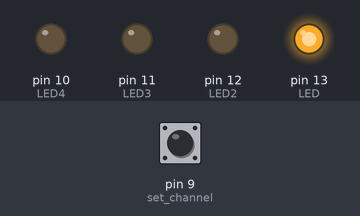
A sketch run on a simulated Arduino Uno, built with avr-gcc and run on an emulated ATmega328P. Parts: output pins drawn as LEDs (lit = HIGH). Inputs (shaded band) come from the test bench; at power-on: pin 9 (set_channel) HIGH. MIDI output is not drawn.

Above: at 1.2 s.
1.3 s: pin 9 (set_channel) pulled LOW for 3.2 s
At 5.0 s:
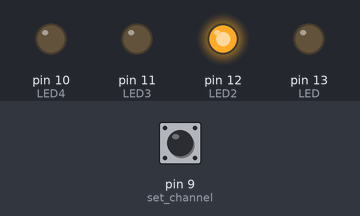
6.0 s: pin 9 (set_channel) pulled LOW for 0.15 s
At 6.3 s:
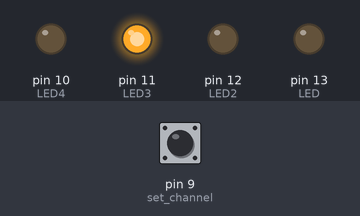
7.6 s: pin 9 (set_channel) pulled LOW for 1 s
At 8.2 s:
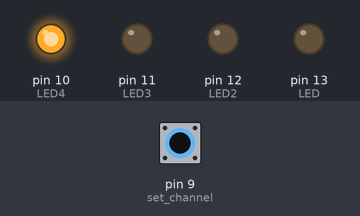
Timing chart, 0 to 10.6 s (numbered marks = the images above; inputs shaded):
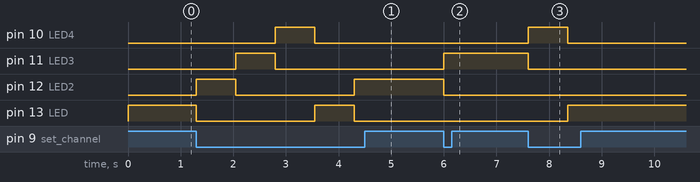

Measured:
- after the input at 1.3 s, pin 10 (LED4): LOW → HIGH after 1.5 s, → LOW 0.75 s later; pin 11 (LED3): LOW → HIGH after 0.75 s, → LOW 0.75 s later; pin 12 (LED2): LOW → HIGH at once, → LOW 0.75 s later, → HIGH 2.3 s later; pin 13 (LED): HIGH → LOW at once, → HIGH 2.3 s later, → LOW 0.75 s later
- after the input at 6.0 s, pin 11 (LED3): LOW → HIGH at once; pin 12 (LED2): HIGH → LOW at once
- after the input at 7.6 s, pin 10 (LED4): LOW → HIGH at once, → LOW 0.75 s later; pin 11 (LED3): HIGH → LOW at once; pin 13 (LED): LOW → HIGH after 0.75 s

The sketch:

filtr_Midi_zmiana_kana__w.ino
```cpp
#include <MIDI.h>   // Add Midi Library

#define LED 13    // Arduino Board LED is on Pin 13
#define LED2 12
#define LED3 11
#define LED4 10
#define set_channel 9

byte channel_value = 1;
byte channel_const = 1;


//Create an instance of the library with default name, serial port and settings
MIDI_CREATE_DEFAULT_INSTANCE();

void setup() {

  pinMode (LED, OUTPUT); // Set Arduino board pin 13 to output
  pinMode (LED2, OUTPUT);
  pinMode (LED3, OUTPUT);
  pinMode (LED4, OUTPUT);

  pinMode (set_channel, INPUT_PULLUP); // set board pin ... to intput

  digitalWrite(LED, HIGH);

MIDI.begin(MIDI_CHANNEL_OMNI); // Initialize the Midi Library.
  // OMNI sets it to listen to all channels.. MIDI.begin(2) would set it
  // to respond to notes on channel 2 only.
MIDI.turnThruOff(); // To polecenie wyłacza automatyczny
  //przesył komunikatów z midiIn na midiOut
MIDI.setHandleNoteOn(MyHandleNoteOn); // This is important!! This command
  // tells the Midi Library which function you want to call when a NOTE ON command
  // is received. In this case it's "MyHandleNoteOn".
MIDI.setHandleNoteOff(MyHandleNoteOff); // This command tells the Midi Library
  // to call "MyHandleNoteOff" when a NOTE OFF command is received.
}

void loop() {
   MIDI.read(); // Continuously check if Midi data has been received.
   if (digitalRead(set_channel) == LOW) {
 channel_value_change();
}
}

// MyHandleNoteON is the function that will be called by the Midi Library
// when a MIDI NOTE ON message is received.
// It will be passed bytes for Channel, Pitch, and Velocity
void MyHandleNoteOn(byte channel, byte pitch, byte velocity) {
 if (channel == channel_value) {
  MIDI.sendNoteOn (pitch, velocity, channel_const);
    // digitalWrite(LED,HIGH);  //Turn LED on for note c1
  }

}

  // MyHandleNoteOFF is the function that will be called by the Midi Library
// when a MIDI NOTE OFF message is received.
// * A NOTE ON message with Velocity = 0 will be treated as a NOTE OFF message *
// It will be passed bytes for Channel, Pitch, and Velocity
void MyHandleNoteOff(byte channel, byte pitch, byte velocity) {
   if (channel == channel_value) {
   MIDI.sendNoteOff (pitch, velocity, channel_const);
    // digitalWrite(LED,LOW);  //Turn LED on for note c1
  }
}
// *************** channel_value_change*******************
void channel_value_change(){
   channel_value ++;
  if (channel_value == 5) {
       channel_value = 1;
       }
          switch (channel_value) {
  case 1:
    digitalWrite(LED, HIGH);
    digitalWrite(LED2, LOW);
    digitalWrite(LED3, LOW);
    digitalWrite(LED4, LOW);

    break;
  case 2:
    digitalWrite(LED, LOW);
    digitalWrite(LED2, HIGH);
    digitalWrite(LED3, LOW);
    digitalWrite(LED4, LOW);

    break;
    case 3:
    digitalWrite(LED, LOW);
    digitalWrite(LED2, LOW);
    digitalWrite(LED3, HIGH);
    digitalWrite(LED4, LOW);

    break;
    case 4:
    digitalWrite(LED, LOW);
    digitalWrite(LED2, LOW);
    digitalWrite(LED3, LOW);
    digitalWrite(LED4, HIGH);

      default:
    // if nothing else matches, do the default
    // default is optional
    break;
}
    MIDI.sendControlChange(123,0,channel_const);// All Notes Off  - CC (123, velosity 0, numer kanału)
    delay(750);

}
```
